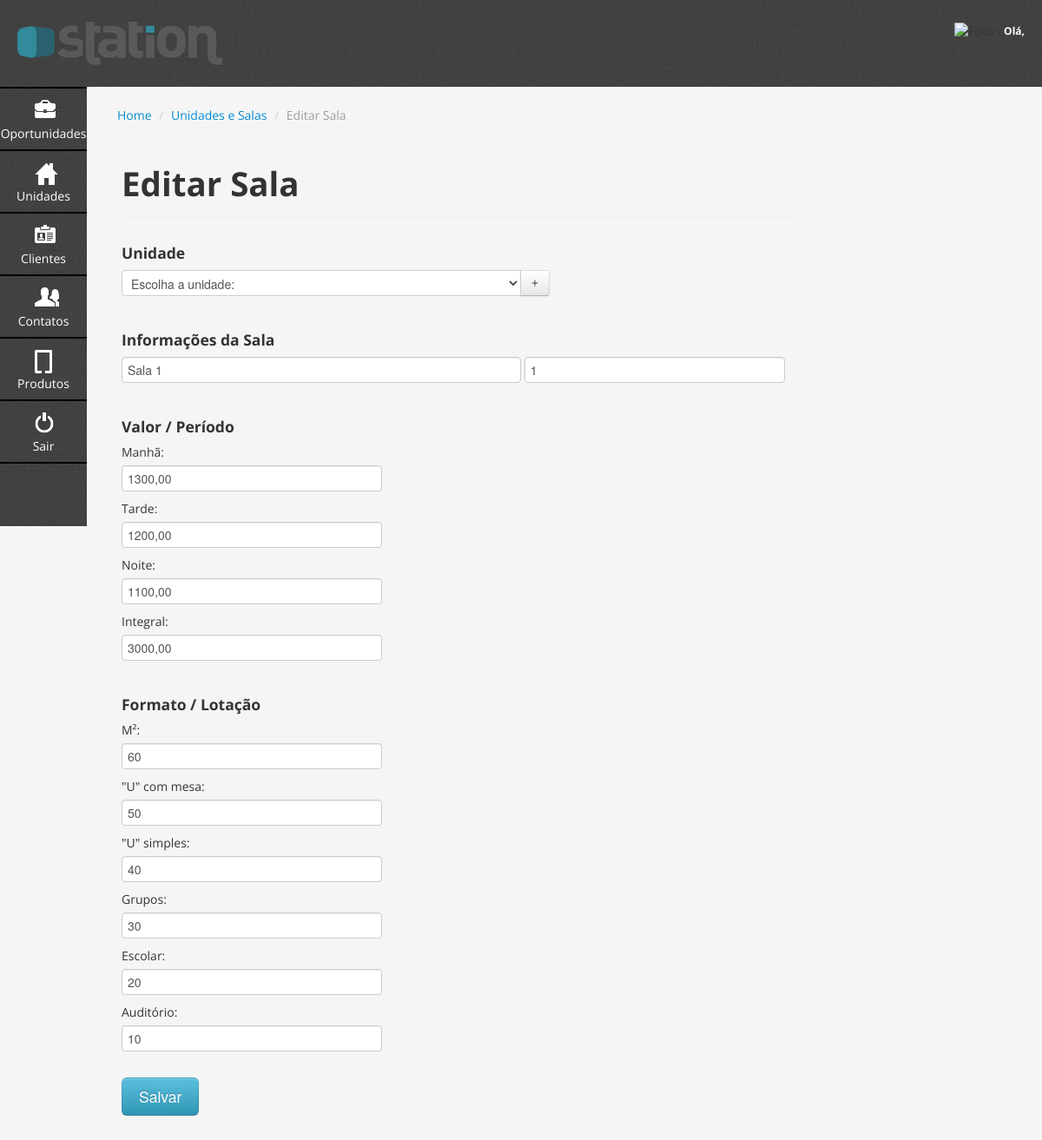
/modules/unidades/editarSala.php, run on an earlier commit of the app's database.
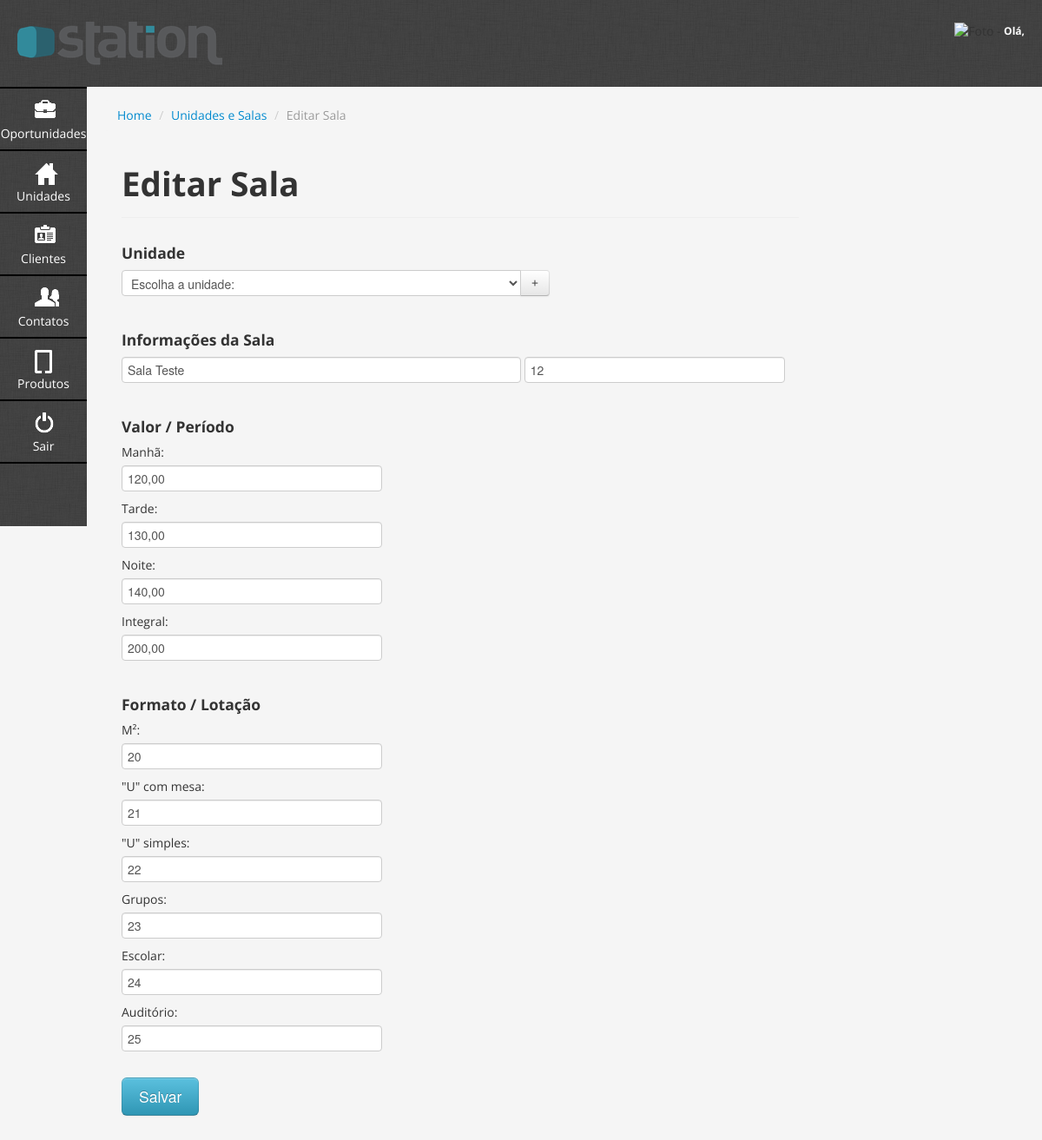
And on a later commit of the database.
### tables this page shows
CREATE TABLE IF NOT EXISTS `sta_salas` (
  `sala_10_id` int(11) NOT NULL AUTO_INCREMENT,
  `sala_30_nome` text NOT NULL,
  `sala_30_numero` text NOT NULL,
  `sala_15_valorManha` decimal(10,2) NOT NULL,
  `sala_15_valorTarde` decimal(10,2) NOT NULL,
  `sala_15_valorNoite` decimal(10,2) NOT NULL,
  `sala_15_valorIntegral` decimal(10,2) NOT NULL,
  `sala_20_metros` varchar(255) NOT NULL,
  `sala_20_uMesa` varchar(255) NOT NULL,
  `sala_20_uSimples` varchar(255) NOT NULL,
  `sala_20_grupos` varchar(255) NOT NULL,
  `sala_20_escolar` varchar(255) NOT NULL,
  `sala_20_auditorio` varchar(255) NOT NULL,
  `unidade_10_id` int(11) NOT NULL,
  PRIMARY KEY (`sala_10_id`)
);

### conf/config.php (called while the page is built, shortened)
<?php
if ($_SERVER['SERVER_ADDR'] == "127.0.0.1" || $_SERVER['SERVER_ADDR'] == "::1"){
    $urlGeral = "http://localhost/agenda";
}else {
    $urlGeral = "http://stationct.com.br/agenda";
}
$urlModules = $urlGeral."/modules";
$urlUnidades = $urlModules."/unidades";
?>

### modules/unidades/entity/Sala.php (called while the page is built, shortened)
<?php
class Sala {
    protected $nome;
    protected $numero;
    protected $valorManha;
    protected $valorTarde;
    protected $valorNoite;
    protected $valorIntegral;
    protected $metros;
    protected $uMesa;
    protected $uSimples;
    protected $grupos;
    protected $escolar;
    protected $auditorio;
    public function getNome() {
        return $this->nome;
    }
    public function setNome($nome) {
        $this->nome = $nome;
    }
    public function getNumero() {
        return $this->numero;
    }
    public function setNumero($numero) {
        $this->numero = $numero;
    }
    public function getValorManha() {
        return $this->valorManha;
    }
    public function setValorManha($valorManha) {
        $this->valorManha = $valorManha;
    }
    public function getValorTarde() {
        return $this->valorTarde;
    }
    public function setValorTarde($valorTarde) {
        $this->valorTarde = $valorTarde;
    }
	public function getValorNoite() {
        return $this->valorNoite;
    }
    public function setValorNoite($valorNoite) {
        $this->valorNoite = $valorNoite;
    }
	public function getValorIntegral() {
        return $this->valorIntegral;
    }
    public function setValorIntegral($valorIntegral) {
        $this->valorIntegral = $valorIntegral;
    }
	public function getMetros() {
        return $this->metros;
    }
    public function setMetros($metros) {
        $this->metros = $metros;
    }
	public function getUMesa() {
        return $this->uMesa;
    }
    public function setUMesa($uMesa) {
        $this->uMesa = $uMesa;
    }
	public function getUSimples() {
        return $this->uSimples;
    }
    public function setUSimples($uSimples) {
        $this->uSimples = $uSimples;
    }
	public function getGrupos() {
        return $this->grupos;
    }
    public function setGrupos($grupos) {
        $this->grupos = $grupos;
    }
	public function getEscolar() {
        return $this->escolar;
    }
    public function setEscolar($escolar) {
        $this->escolar = $escolar;
    }
	public function getAuditorio() {
        return $this->auditorio;
    }
    public function setAuditorio($auditorio) {
        $this->auditorio = $auditorio;
    }
}
?>

### modules/unidades/controller/SalaController.php (called while the page is built, shortened)
<?php
class SalaController {
    public function listAction($id = false) {
        $whereQuery[] = (!$id) ? "1 = 1" : "sala_10_id = " . $id;
        $strQuery = "SELECT * FROM sta_salas WHERE ".implode(" AND ", $whereQuery);
        $result = mysql_query($strQuery);
        $retArr = array();
        $i = 1;
        if (mysql_num_rows($result) > 0) {
            while ($row = mysql_fetch_assoc($result)) {
                $retArr[$i] = $row;
                $i++;
            }
        }
        return $retArr;
    }
	public function formataValor($valor, $action){
		if($action == 'gravar'){
			$valorFormatado = number_format($valor,2,'.',',');
			$valorFormatado = str_replace(',','',$valorFormatado);
		}else{
			$valorFormatado = number_format($valor,2,',','.');
			$valorFormatado = str_replace('.','',$valorFormatado);
		}
		return $valorFormatado;
	}
}
?>

### modules/unidades/editarSala.php (the view, shortened to what the changed rows need)
<?php
include $_SERVER['DOCUMENT_ROOT'] . '/agenda/conf/config.php';
if ($_SESSION['LogadoSTATION'] != "1" && (isset($_GET['id']) && $_GET['id'] > 0)){
	header("Location: index.php");
}else{
    $salaController = new SalaController();
    $sala = $salaController->listAction($_GET['id'] , 1);
    $salaClass = new Sala();
    $salaClass->fetchEntity($sala[1]);
?>
<?php include($_SERVER['DOCUMENT_ROOT']."/agenda/inc/header.php");?>
<div class="content">
			<ul class="breadcrumb">
				<li><a href="/agenda/painel.php">Home</a> <span class="divider">/</span></li>
                <li><a href="/agenda/modules/unidades/listarUnidade.php">Unidades e Salas</a> <span class="divider">/</span></li>
				<li class="active">Editar Sala</li>
			</ul>
			<div class="span10">
				<div class="page-header">
					<h1>Editar Sala</h1>
				</div>
				<form name="gravarSala" method="post" action="<?php echo $urlUnidades;?>/action/crudUnidade.php?op=editar">
					<h4>Unidade</h4>
					<div class="row">
						<div class="span10">
							<div class="input-append">
								<select class="span6" id="unidade" name="unidade">
									<option value="">Escolha a unidade:</option>
								</select>
								<a href="#modalNovaUnidade" role="button" class="btn" data-toggle="modal">+</a>
							</div>
						</div>
					</div>
					<br>
					<h4>Informações da Sala</h4>
					<div class="row">
						<div class="span10">
							<input type="text" class="span6" id="sala" name="sala" placeholder="Nome da Sala" value="<?php echo $salaClass->getNome();?>">
							<input type="text" class="span4" id="numero" name="numero" placeholder="Número da Sala" value="<?php echo $salaClass->getNumero();?>">
						</div>
					</div>
					<br>
					<h4>Valor / Período</h4>
					<div class="row">
						<div class="span10">
							<label for="valorManha">Manhã:</label>
							<input type="text" class="span4" id="valorManha" name="valorManha" placeholder="Valor (R$)" value="<?php echo $salaController->formataValor($salaClass->getValorManha(),'editar');?>">
							<label for="valorTarde">Tarde:</label>
							<input type="text" class="span4" id="valorTarde" name="valorTarde" placeholder="Valor (R$)" value="<?php echo $salaController->formataValor($salaClass->getValorTarde(),'editar');?>">
							<label for="valorNoite">Noite:</label>
							<input type="text" class="span4" id="valorNoite" name="valorNoite" placeholder="Valor (R$)" value="<?php echo $salaController->formataValor($salaClass->getValorNoite(),'editar');?>">
							<label for="valorIntegral">Integral:</label>
							<input type="text" class="span4" id="valorIntegral" name="valorIntegral" placeholder="Valor (R$)" value="<?php echo $salaController->formataValor($salaClass->getValorIntegral(),'editar');?>">
						</div>
					</div>
					<br>
					<h4>Formato / Lotação</h4>
					<div class="row">
						<div class="span10">
							<label for="metros">M²:</label>
							<input type="text" class="span4" id="metros" name="metros" placeholder="Lotação Máxima" value="<?php echo $salaClass->getMetros();?>">
							<label for="uMesa">"U" com mesa:</label>
							<input type="text" class="span4" id="uMesa" name="uMesa" placeholder="Lotação Máxima" value="<?php echo $salaClass->getUMesa();?>">
							<label for="uSimples">"U" simples:</label>
							<input type="text" class="span4" id="uSimples" name="uSimples" placeholder="Lotação Máxima" value="<?php echo $salaClass->getUSimples();?>">
							<label for="grupos">Grupos:</label>
							<input type="text" class="span4" id="grupos" name="grupos" placeholder="Lotação Máxima" value="<?php echo $salaClass->getGrupos();?>">
							<label for="escolar">Escolar:</label>
							<input type="text" class="span4" id="escolar" name="escolar" placeholder="Lotação Máxima" value="<?php echo $salaClass->getEscolar();?>">
							<label for="auditorio">Auditório:</label>
							<input type="text" class="span4" id="auditorio" name="auditorio" placeholder="Lotação Máxima" value="<?php echo $salaClass->getAuditorio();?>">
						</div>
					</div>
					<br>
					<input type="button" onclick="validaSala()" class="btn btn-info btn-large" value="Salvar" />
				</form>
			</div>
		</div>
<?php include($_SERVER['DOCUMENT_ROOT']."/agenda/inc/footer.php");?>
<?php
	}
?>

What changed in the data, as far as the page shows it:
changed sta_salas: sala "Sala 1" → "Sala Teste"; numero "1" → "12"; valorManha "1300,00" → "120,00"; valorTarde "1200,00" → "130,00"; valorNoite "1100,00" → "140,00"; valorIntegral "3000,00" → "200,00"; metros "60" → "20"; uMesa "50" → "21"; uSimples "40" → "22"; grupos "30" → "23"; escolar "20" → "24"; auditorio "10" → "25"
